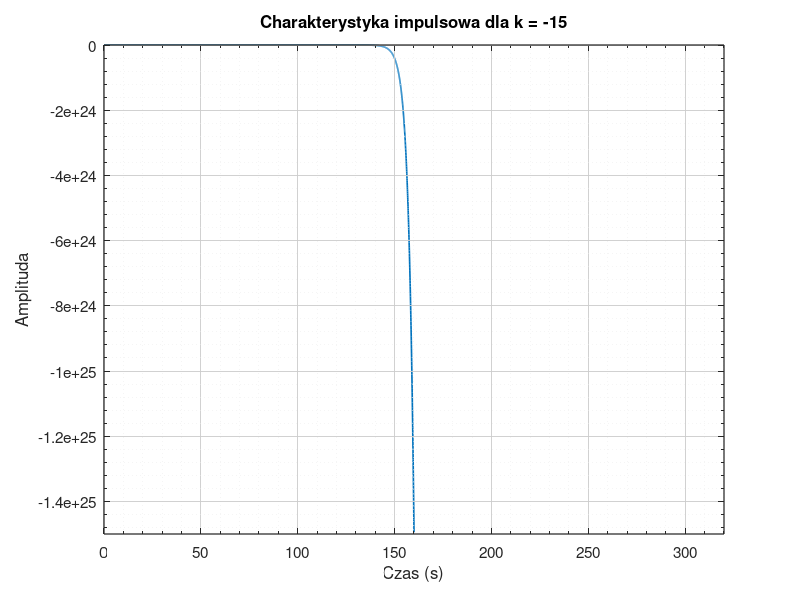
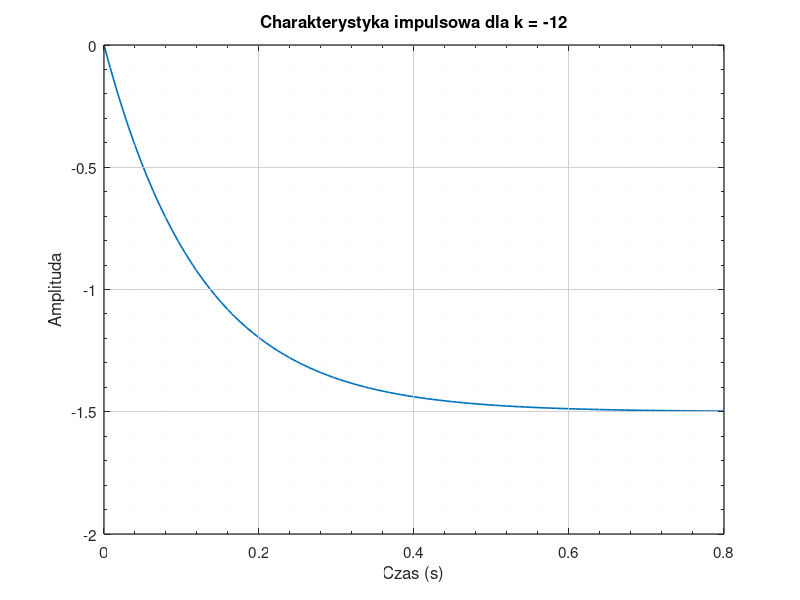
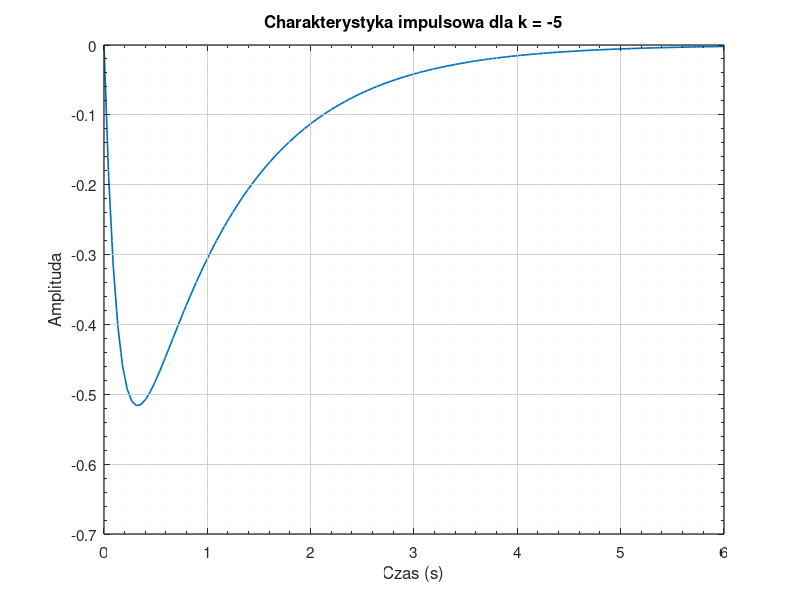
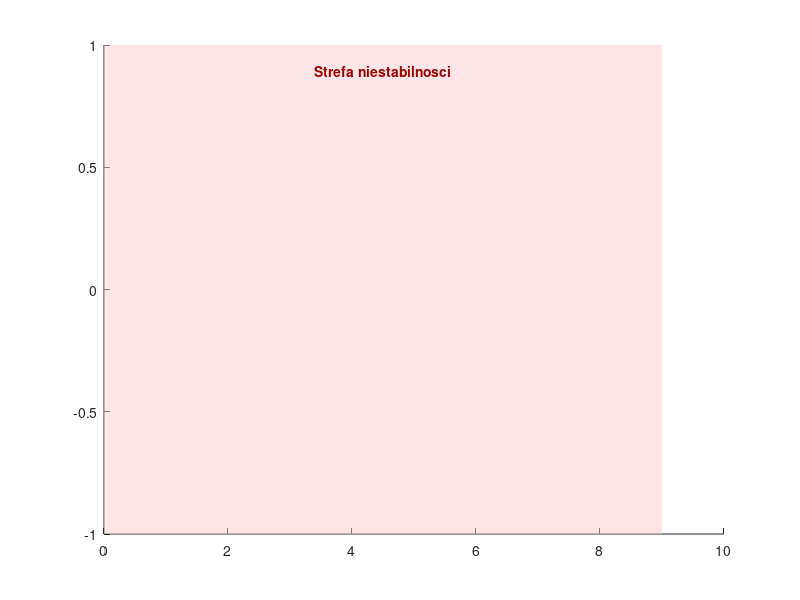

MATLAB code for these plots, in order: (Note: this script raises an error after producing the figures.)
k = [-15 -12 -5];
for i = k
    sys = tf(i, [1 8 12+i]);

    if i == -15
        [y, t] = impulse(sys, 160);
    else
        [y, t] = impulse(sys);
    end

    fig = figure('Color','w','Units','centimeters','Position',[2 2 16 13]);
    plot(t, y, 'LineWidth', 1.2);
    ax = gca;
    title(['Charakterystyka impulsowa dla k = ', num2str(i)]);
    xlabel('Czas (s)'); ylabel('Amplituda');
    grid(ax,'on');
    set(ax, 'Box','on', 'FontName','Helvetica', 'FontSize',11, 'LineWidth',0.9, ...
        'TickDir','in', 'XMinorTick','on', 'YMinorTick','on', ...
        'GridColor',[0.80 0.80 0.80], 'GridAlpha',0.9, ...
        'MinorGridColor',[0.92 0.92 0.92], 'MinorGridAlpha',0.5, 'Layer','top');
    set(ax, 'XMinorGrid','on', 'YMinorGrid','on');
    
    if i == -15
        ylim(ax, [-15e24 0]);
        xlim(ax, [0 320]);
    end
    exportgraphics(fig, ['latex/fig/k=', num2str(i), '.png'], 'Resolution', 300);
end

ksztalty = {'x', 'o', 's'};
kolory   = lines(numel(k));

fig = figure('Color','w','Units','centimeters','Position',[2 2 16 13]);
hold on;

xL = [-9 9];
yL = [-1 1];

fill([0 xL(2) xL(2) 0], [yL(1) yL(1) yL(2) yL(2)], [1 0.80 0.80], ...
     'EdgeColor','none', 'FaceAlpha',0.5, 'HandleVisibility','off');
text(xL(2)/2, yL(2)*0.92, 'Strefa niestabilnosci', 'Rotation',0, ...
     'HorizontalAlignment','center', 'VerticalAlignment','top', ...
     'Color',[0.6 0 0], 'FontWeight','bold', 'FontName','Helvetica', 'FontSize',10);
h = gobjects(numel(k),1);
for idx = 1:numel(k)
    i = k(idx);
    sys = tf(i, [1 8 12+i]);
    p = pole(sys);

    fprintf('\nk = %d   (mianownik: s^2 + 8s + %d)\n', i, 12+i);
    for n = 1:numel(p)
        fprintf('   biegun %d:  %+.4f %+.4fi\n', n, real(p(n)), imag(p(n)));
    end
    if any(real(p) > 0)
        fprintf('   -> NIESTABILNY\n');
    elseif any(abs(real(p)) < 1e-9)
        fprintf('   -> na granicy stabilnosci\n');
    else
        fprintf('   -> stabilny\n');
    end

    h(idx) = plot(real(p), imag(p), ksztalty{idx}, ...
                  'MarkerSize',12, 'LineWidth',2, 'Color', kolory(idx,:));
end
hold off;

ax = gca;
title('Bieguny ukladow dla roznych k');
xlabel('Re(s)'); ylabel('Im(s)');
grid(ax,'on');
set(ax, 'Box','on', 'FontName','Helvetica', 'FontSize',11, 'LineWidth',0.9, ...
    'TickDir','in', 'XMinorTick','on', 'YMinorTick','on', ...
    'GridColor',[0.80 0.80 0.80], 'GridAlpha',0.9, ...
    'MinorGridColor',[0.92 0.92 0.92], 'MinorGridAlpha',0.5, 'Layer','top');
set(ax, 'XMinorGrid','on', 'YMinorGrid','on');

ax.XAxisLocation = 'origin';
ax.YAxisLocation = 'origin';
xlim(ax, xL);
ylim(ax, yL);

legend(h, arrayfun(@(x) sprintf('k = %d', x), k, 'UniformOutput', false), ...
       'Location', 'best');
exportgraphics(fig, 'latex/fig/bieguny.png', 'Resolution', 300);
